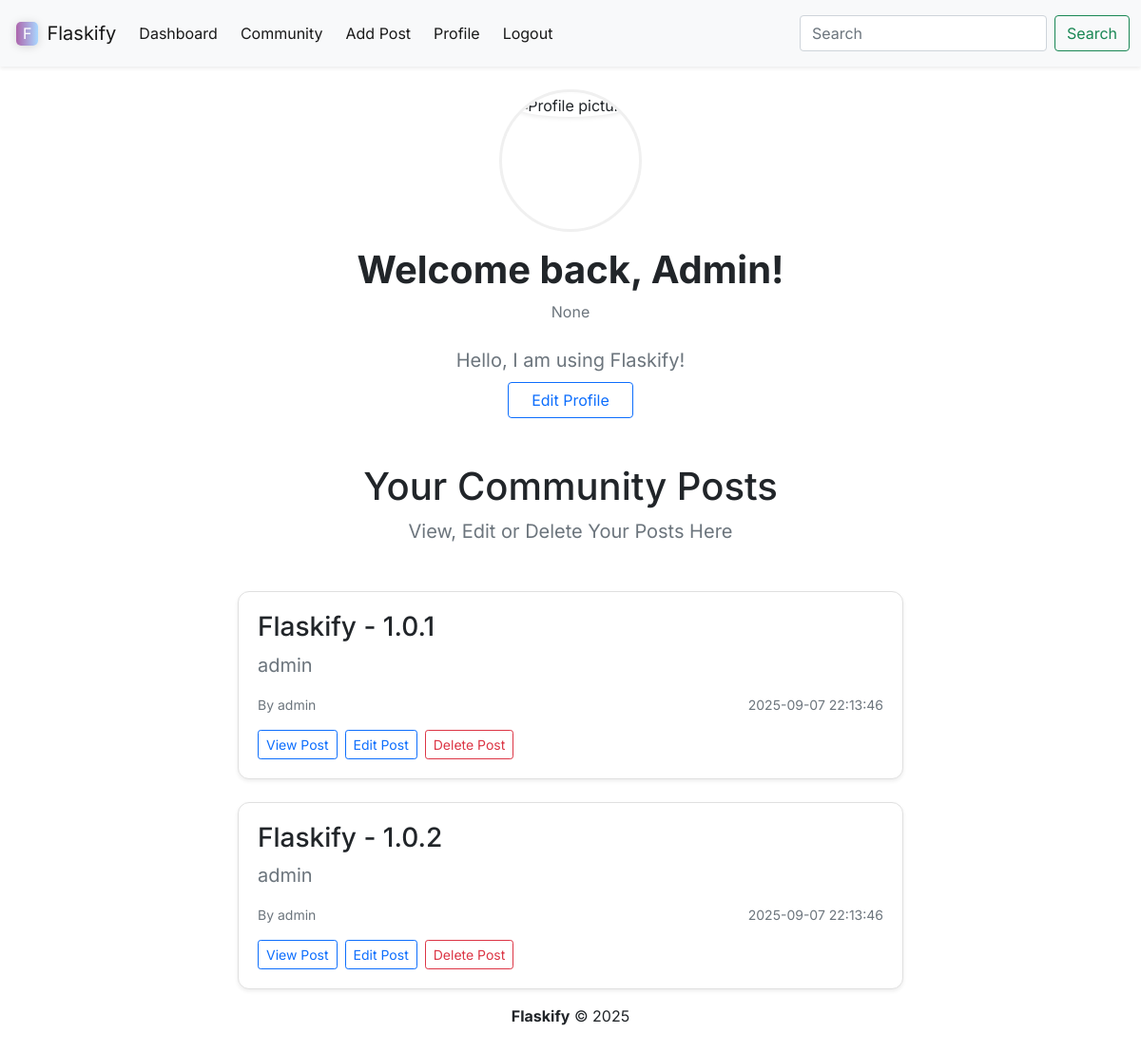
The page /profile (signed in) on the database as committed earlier.
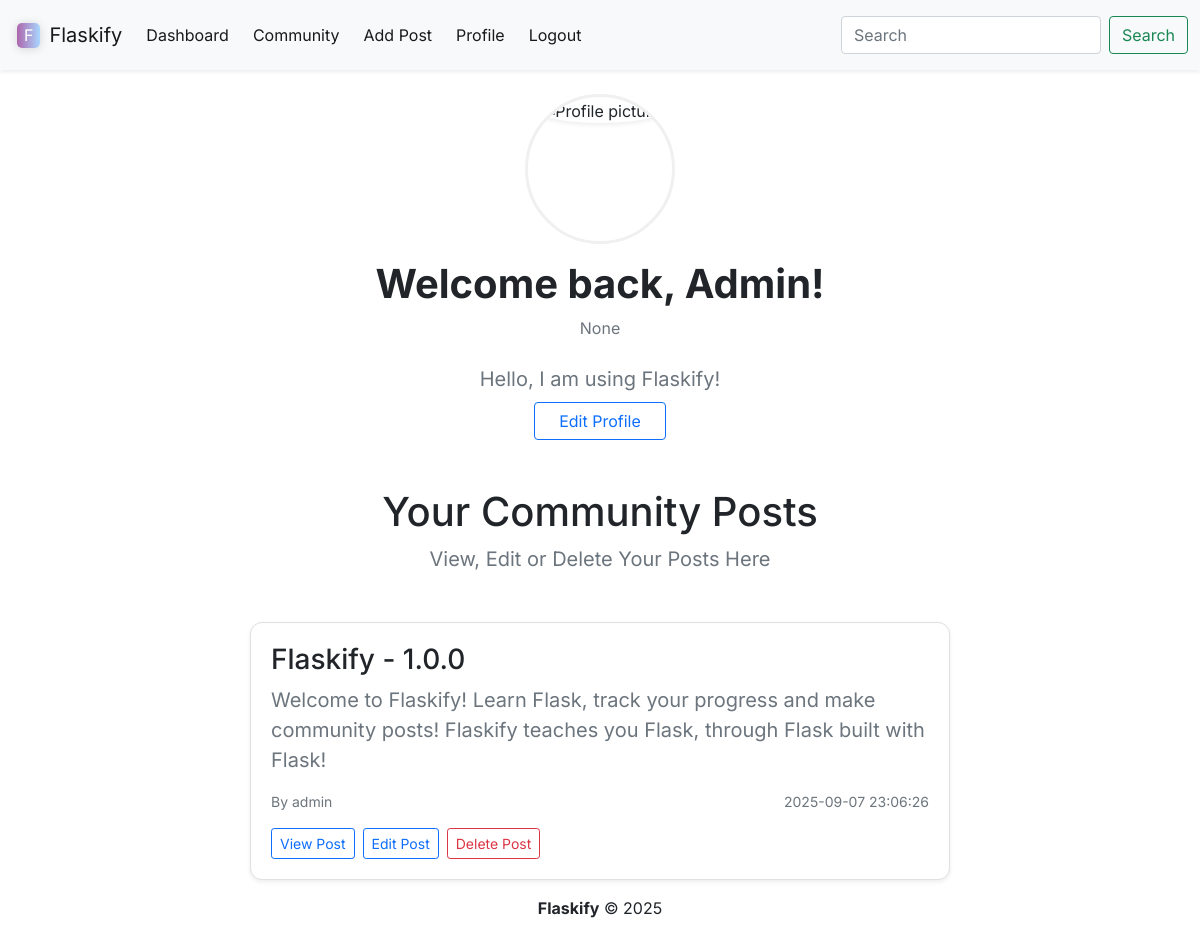
The same page on the database as committed later.
### models.py (models this page shows)
class Posts(db.Model):
    id = db.Column(db.Integer, primary_key=True)
    title = db.Column(db.String(999))
    content = db.Column(db.Text)
    author = db.Column(db.String(999))
    date_posted = db.Column(db.DateTime, default=datetime.now(timezone.utc))
    slug = db.Column(db.String(255))
    user_id = db.Column(db.Integer)

### app.py (the view)
@app.route('/profile')
@login_required
def profile():
    posts = (Posts.query
             .filter_by(user_id = current_user.id)
             .order_by(Posts.date_posted.desc())
             .all())
    return render_template("profile.html", current_user=current_user, posts=posts)

### web_forms.py
class SearchForm(FlaskForm):
    search = StringField("Searched", validators=[DataRequired()])
    submit = SubmitField("Submit")

### app.py (called while the page is built)
@app.context_processor
def base():
    form = SearchForm()
    return dict(form=form)

@login_manager.user_loader
def load_user(user_id):
    return Users.query.get(int(user_id))

### templates/profile.html (shortened to what this page needs)
{% extends 'base.html' %}
{% block navigation_items %}
    {% include 'components/nav_component.html' %}
{% endblock %}
{% block section %}
  <div class="d-flex flex-column align-items-center text-center font-for-text mb-5">
    <div class="profile-pic-wrapper mb-3">
      <img src="https://tse2.mm.bing.net/th/id/OIP.-n6mzk6Qt5Tu-I3ek1It1gHaHa?r=0&rs=1&pid=ImgDetMain&o=7&rm=3"
           alt="Profile picture"
           class="profile-pic shadow-sm">
    </div>
    <h1 class="fw-bold">Welcome back, {{ current_user.name.title() }}!</h1>
    <p class="text-secondary mb-4">{{ current_user.aspiring_job }}</p>
    <p class="text-muted fs-5 mb-2">{{ current_user.bio }}</p>
    <a href="{{ url_for('update', id=current_user.id) }}" class="btn btn-outline-primary px-4">
      Edit Profile
    </a>
  </div>
  <div class="text-center mb-5">
    <h1 class="font-for-text">Your Community Posts</h1>
    <p class="font-for-text text-muted fs-5">View, Edit or Delete Your Posts Here</p>
  </div>
  <div class="d-flex flex-column align-items-center gap-4 font-for-text">
    {% for post in posts %}
      <div class="post-container-styling bg-white shadow-sm">
        <h3 class="fw-semibold mb-2">{{ post.title }}</h3>
        <p class="fs-5 text-secondary mb-3">{{ post.content }}</p>
        <div class="d-flex justify-content-between text-muted small mb-3">
          <span>By {{ post.author }}</span>
          <span>{{ post.date_posted.strftime("%Y-%m-%d %H:%M:%S") }}</span>
        </div>
        <div class="d-flex flex-row gap-2">
            <div class="">
                <a class="btn btn-sm btn-outline-primary" href="{{ url_for('post', id=post.id) }}">
                    View Post
                </a>
            </div>
            <div class="">
                <a class="btn btn-sm btn-outline-primary" href="{{ url_for('edit_post', id=post.id) }}">
                    Edit Post
                </a>
            </div>
            <div class="">
                <a class="btn btn-sm btn-outline-danger" href="{{ url_for('delete_post', id=post.id) }}">
                    Delete Post
                </a>
            </div>
        </div>
      </div>
    {% endfor %}
  </div>
{% endblock %}

Rows that differ between the two databases and show on the page:
removed Posts: title "Flaskify - 1.0.2", content "admin", author "admin", date_posted "2025-09-07 22:13:46"
changed Posts "admin": title "Flaskify - 1.0.1" → "Flaskify - 1.0.0"; content "admin" → "Welcome to Flaskify! Learn Flask, track your progress and make community posts! Flaskify teaches you Flask, through Flask built with Flask!"; date_posted "2025-09-07 22:13:46" → "2025-09-07 23:06:26"
